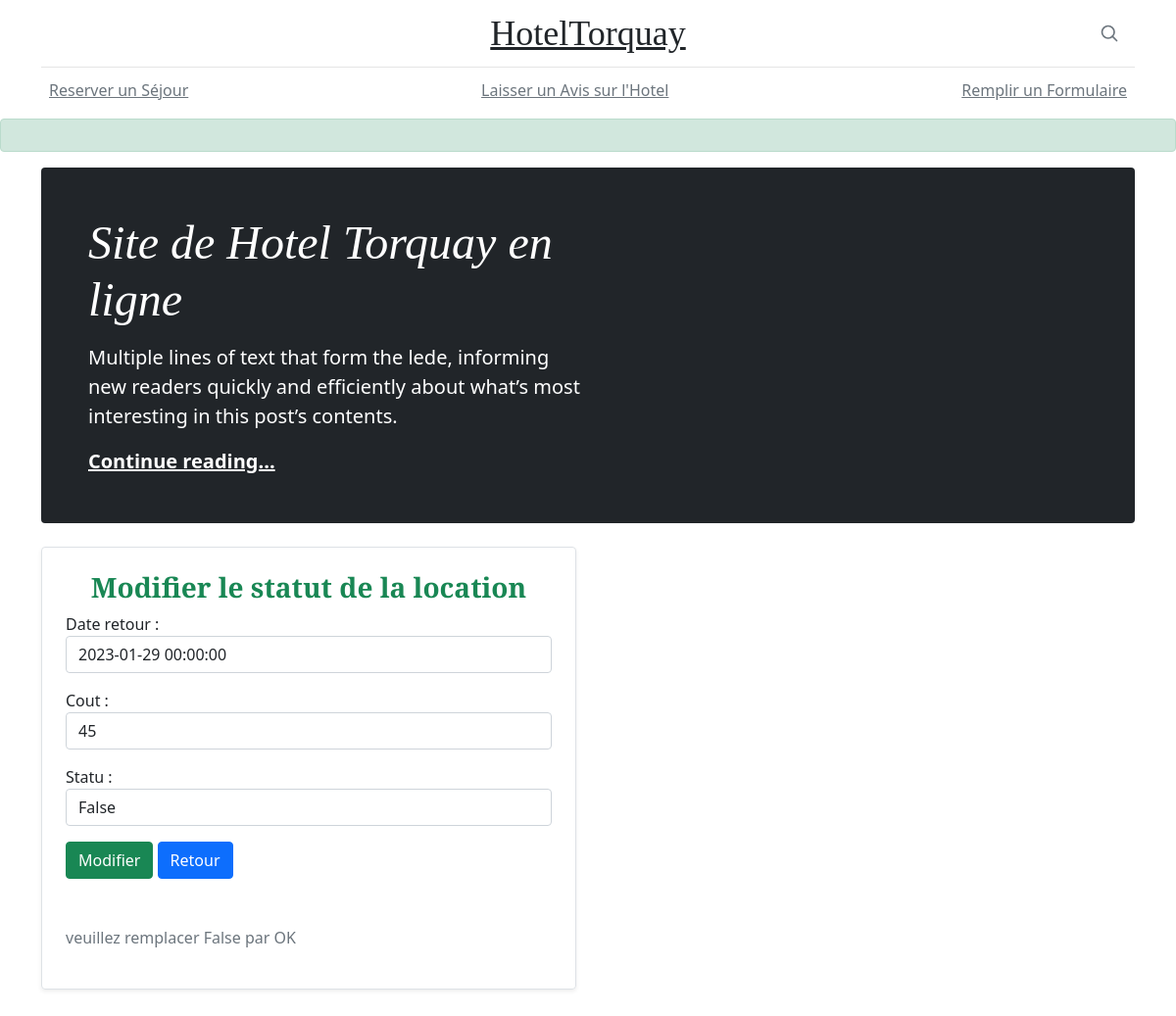
Page /modifloc2/ on the committed database.
### Hotel/models.py (models this page shows)
class location(models.Model):
    date_location = models.DateTimeField(auto_now_add=0)
    date_retour = models.DateTimeField()
    cout = models.IntegerField()
    statu = models.BooleanField(default=0)
    client_id = models.ForeignKey(client, default=0, on_delete=models.CASCADE)
    chambre_id = models.ForeignKey(chambre, default=0, on_delete=models.CASCADE)

### Hotel/views.py (the view)
# urls.py: path('modifloc<int:id>/',modifierloc , name='modifier_loc' ),
def modifierloc(request, id):
    if request.method == 'POST':
        pi = location.objects.get(pk=id)
        fm = ModifierLoc(request.POST, instance=pi )
        if fm.is_valid():
            fm.save()
            messages.success(request, 'Information sur la location modifié avec succès')
            return redirect('administration')
    else:
        pi = location.objects.get(pk=id)
        fm = ModifierLoc(instance= pi)
    return render(request, 'visiteur/modifier_loc.html', {'form':fm})

### Hotel/forms.py
class ModifierLoc(forms.ModelForm):
    class Meta:
        model = location
        fields = ['date_retour', 'cout', 'statu']
        widgets = {
            'date_retour' : forms.TextInput(attrs = {'class': "form-control"}),
            'cout' :forms.TextInput(attrs = {'class': "form-control"}),
            'statu' : forms.TextInput(attrs = {'class': "form-control", 'placeholder':'veuillez remplacer False par OK'})
        }

### Hotel/templates/visiteur/modifier_loc.html (shortened to what this page needs)
{% extends 'base.html' %}
{% block content %}
<div class="row mb-2">
    <div class="col-md-6">
      <div class="row g-0 border rounded overflow-hidden flex-md-row mb-4 shadow-sm h-md-300 position-relative">
        <div class="col p-4 d-flex flex-column position-static">
          <h3 class="mb-0 text-center">  <strong class="d-inline-block mb-2 text-success">Modifier le statut de la location </strong> </h3>
              <form action='' method='POST'>
                 {{form.as_p}}
               <input type='submit' class='btn btn-success' value ='Modifier'>
               <a href='{% url 'home' %}'class='btn btn-primary'>Retour</a>
             </form>
             <p class="mt-5 mb-3 text-muted">veuillez remplacer False par OK</p>
        </div>
      </div>
    </div>
  </div>
{% endblock %}

### Hotel/static/css/blog.css (style rules this page uses)
h1, h2, h3, h4, h5, h6 { font-family: "Playfair Display", Georgia, "Times New Roman", serif; }

### rows in the picture
location: date_retour "2023-01-29 00:00:00", cout "45", statu "False"
